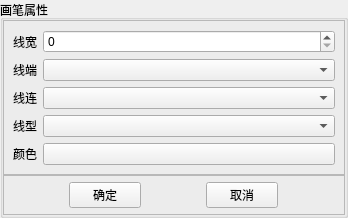
<?xml version="1.0" encoding="UTF-8"?>
<ui version="4.0">
 <class>Widget_Pen</class>
 <widget class="QWidget" name="Widget_Pen">
  <property name="geometry">
   <rect>
    <x>0</x>
    <y>0</y>
    <width>348</width>
    <height>215</height>
   </rect>
  </property>
  <property name="sizePolicy">
   <sizepolicy hsizetype="Preferred" vsizetype="Preferred">
    <horstretch>0</horstretch>
    <verstretch>0</verstretch>
   </sizepolicy>
  </property>
  <property name="windowTitle">
   <string>Form</string>
  </property>
  <layout class="QVBoxLayout" name="verticalLayout">
   <property name="spacing">
    <number>0</number>
   </property>
   <property name="leftMargin">
    <number>0</number>
   </property>
   <property name="topMargin">
    <number>0</number>
   </property>
   <property name="rightMargin">
    <number>0</number>
   </property>
   <property name="bottomMargin">
    <number>0</number>
   </property>
   <item>
    <widget class="QGroupBox" name="GB_Attribute">
     <property name="sizePolicy">
      <sizepolicy hsizetype="Preferred" vsizetype="Preferred">
       <horstretch>0</horstretch>
       <verstretch>0</verstretch>
      </sizepolicy>
     </property>
     <property name="title">
      <string>画笔属性</string>
     </property>
     <layout class="QVBoxLayout" name="verticalLayout_2">
      <property name="spacing">
       <number>0</number>
      </property>
      <property name="leftMargin">
       <number>0</number>
      </property>
      <property name="topMargin">
       <number>0</number>
      </property>
      <property name="rightMargin">
       <number>0</number>
      </property>
      <property name="bottomMargin">
       <number>0</number>
      </property>
      <item>
       <widget class="QFrame" name="F_Form">
        <property name="frameShape">
         <enum>QFrame::StyledPanel</enum>
        </property>
        <property name="frameShadow">
         <enum>QFrame::Raised</enum>
        </property>
        <layout class="QFormLayout" name="formLayout">
         <item row="0" column="0">
          <widget class="QLabel" name="L_Width">
           <property name="minimumSize">
            <size>
             <width>0</width>
             <height>0</height>
            </size>
           </property>
           <property name="maximumSize">
            <size>
             <width>16777215</width>
             <height>16777215</height>
            </size>
           </property>
           <property name="text">
            <string>线宽</string>
           </property>
          </widget>
         </item>
         <item row="0" column="1">
          <widget class="QSpinBox" name="SB_Width">
           <property name="focusPolicy">
            <enum>Qt::ClickFocus</enum>
           </property>
          </widget>
         </item>
         <item row="1" column="0">
          <widget class="QLabel" name="L_Cap">
           <property name="text">
            <string>线端</string>
           </property>
          </widget>
         </item>
         <item row="1" column="1">
          <widget class="QComboBox" name="CB_Cap">
           <property name="focusPolicy">
            <enum>Qt::ClickFocus</enum>
           </property>
          </widget>
         </item>
         <item row="2" column="0">
          <widget class="QLabel" name="L_Joint">
           <property name="text">
            <string>线连</string>
           </property>
          </widget>
         </item>
         <item row="2" column="1">
          <widget class="QComboBox" name="CB_Joint">
           <property name="focusPolicy">
            <enum>Qt::ClickFocus</enum>
           </property>
          </widget>
         </item>
         <item row="3" column="0">
          <widget class="QLabel" name="L_Style">
           <property name="sizePolicy">
            <sizepolicy hsizetype="Fixed" vsizetype="Preferred">
             <horstretch>0</horstretch>
             <verstretch>0</verstretch>
            </sizepolicy>
           </property>
           <property name="minimumSize">
            <size>
             <width>0</width>
             <height>0</height>
            </size>
           </property>
           <property name="maximumSize">
            <size>
             <width>16777215</width>
             <height>16777215</height>
            </size>
           </property>
           <property name="text">
            <string>线型</string>
           </property>
          </widget>
         </item>
         <item row="3" column="1">
          <widget class="QComboBox" name="CB_Style">
           <property name="focusPolicy">
            <enum>Qt::ClickFocus</enum>
           </property>
          </widget>
         </item>
         <item row="4" column="0">
          <widget class="QLabel" name="L_Color">
           <property name="minimumSize">
            <size>
             <width>0</width>
             <height>0</height>
            </size>
           </property>
           <property name="maximumSize">
            <size>
             <width>16777215</width>
             <height>16777215</height>
            </size>
           </property>
           <property name="text">
            <string>颜色</string>
           </property>
          </widget>
         </item>
         <item row="4" column="1">
          <widget class="QPushButton" name="PB_Color">
           <property name="sizePolicy">
            <sizepolicy hsizetype="Expanding" vsizetype="Fixed">
             <horstretch>0</horstretch>
             <verstretch>0</verstretch>
            </sizepolicy>
           </property>
           <property name="focusPolicy">
            <enum>Qt::ClickFocus</enum>
           </property>
           <property name="text">
            <string/>
           </property>
          </widget>
         </item>
        </layout>
       </widget>
      </item>
      <item>
       <widget class="QFrame" name="F_Submit">
        <property name="sizePolicy">
         <sizepolicy hsizetype="Preferred" vsizetype="Fixed">
          <horstretch>0</horstretch>
          <verstretch>0</verstretch>
         </sizepolicy>
        </property>
        <property name="frameShape">
         <enum>QFrame::StyledPanel</enum>
        </property>
        <property name="frameShadow">
         <enum>QFrame::Raised</enum>
        </property>
        <layout class="QHBoxLayout" name="horizontalLayout">
         <property name="spacing">
          <number>6</number>
         </property>
         <property name="leftMargin">
          <number>6</number>
         </property>
         <property name="topMargin">
          <number>6</number>
         </property>
         <property name="rightMargin">
          <number>6</number>
         </property>
         <property name="bottomMargin">
          <number>6</number>
         </property>
         <item>
          <widget class="QPushButton" name="PB_Accept">
           <property name="sizePolicy">
            <sizepolicy hsizetype="Fixed" vsizetype="Fixed">
             <horstretch>0</horstretch>
             <verstretch>0</verstretch>
            </sizepolicy>
           </property>
           <property name="minimumSize">
            <size>
             <width>72</width>
             <height>0</height>
            </size>
           </property>
           <property name="maximumSize">
            <size>
             <width>72</width>
             <height>16777215</height>
            </size>
           </property>
           <property name="text">
            <string>确定</string>
           </property>
          </widget>
         </item>
         <item>
          <widget class="QPushButton" name="PB_Reject">
           <property name="sizePolicy">
            <sizepolicy hsizetype="Fixed" vsizetype="Fixed">
             <horstretch>0</horstretch>
             <verstretch>0</verstretch>
            </sizepolicy>
           </property>
           <property name="minimumSize">
            <size>
             <width>72</width>
             <height>0</height>
            </size>
           </property>
           <property name="maximumSize">
            <size>
             <width>72</width>
             <height>16777215</height>
            </size>
           </property>
           <property name="text">
            <string>取消</string>
           </property>
          </widget>
         </item>
        </layout>
       </widget>
      </item>
     </layout>
    </widget>
   </item>
  </layout>
 </widget>
 <tabstops>
  <tabstop>SB_Width</tabstop>
  <tabstop>CB_Cap</tabstop>
  <tabstop>CB_Joint</tabstop>
  <tabstop>PB_Accept</tabstop>
  <tabstop>PB_Reject</tabstop>
 </tabstops>
 <resources/>
 <connections/>
</ui>
